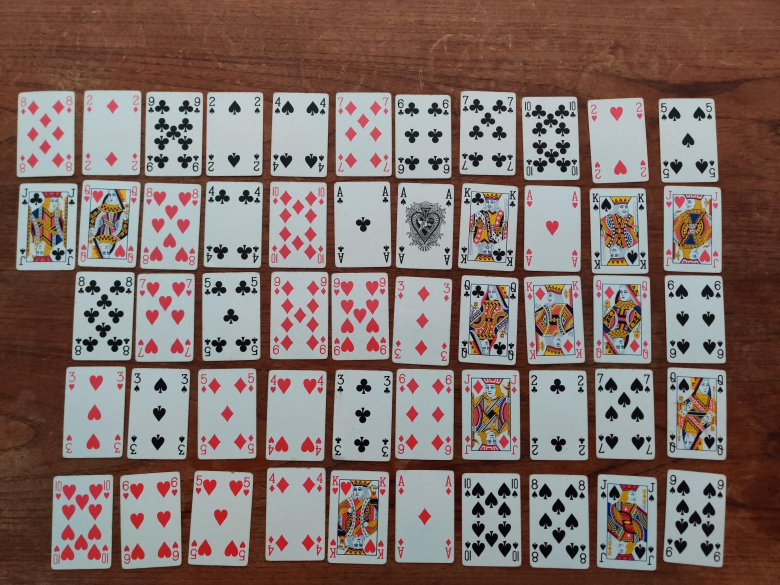
#> input picture test/all_mads.jpg, 1560 x 1170 px (shown at 1/2 size)
$ jupyter execute --allow-errors creating_playing_cards_dataset.ipynb   (shell and % lines are left out)   (older library calls are emulated)
#> lines starting #> are read from the running program, lines starting #| are printed output that depends on the picture; after the words box and inside, x2 and y2 are one past the last pixel; in counts of white or black regions, pixels touching at a corner belong together
# Creating a playing cards dataset
This notebook is a guide through the creation of a dataset of playing cards. The cards are labeled with their name (ex: "2c" for "2 of spades", "Kh" for King for hearts) and with the bounding boxes delimiting their printed corners.
> _Why bounding boxes around the corners, and not around the whole card ?_<br>Because in real conditions, more often than not, cards are partially covered. And the corner of a card is the minimum information you need to identify it.

This dataset can be used for the training of a neural net intended to detect/localize playing cards. It was used on the project __[Playing card detection with YOLO v3](https://youtu.be/pnntrewH0xg)__

# Prerequisites

### A. In addition to opencv and numpy, you need the following python packages :
1. **imgaug** : https://github.com/aleju/imgaug
> Helps with image augmentation
2. **shapely** : https://github.com/Toblerity/Shapely
> For the manipulation and analysis of geometric objects in the Cartesian plane. It is useful here when we want to check if the bounding box of a card corner is covered by another card
3. **tqdm** : https://github.com/tqdm/tqdm
> A progress bar tool. Not mandatory but convenient when you generate thousands of images

### B. Get the Describable Textures Dataset (DTD)
> A collection of textural images in the wild (https://www.robots.ox.ac.uk/~vgg/data/dtd/). It is probably not its original goal, but it is used here as an easy way to generate various backgrounds for our images.

### C. A real deck of cards
> This the only physical "data" you need. You have to make some measurements on the cards, and to take a picture/shoot a movie of each of the 52 cards of the deck. Everything else will be generated by scripts.

#### C.1 Measurements on the cards
Use a ruler to measure the dimensions as indicated in the image below.
For the corner* measures, the idea is to delimit one rectangular zone that can hold every value+suit. The size of the marks may vary with the value or the suit, so take the measures on the cards with the widest, the tallest symbols, and add one or two millimeters.

Report the measures in mm in the cell below (and don't forget to run the cell).

[cell 1]
cardW=57
cardH=87
cornerXmin=2
cornerXmax=8
cornerYmin=5
cornerYmax=18

# We convert the measures from mm to pixels: multiply by an arbitrary factor 'zoom'
# You shouldn't need to change this
zoom=4
cardW*=zoom
cardH*=zoom
cornerXmin=int(cornerXmin*zoom)
cornerXmax=int(cornerXmax*zoom)
cornerYmin=int(cornerYmin*zoom)
cornerYmax=int(cornerYmax*zoom)

#### C.2 Shoot one video per card
That's what I did in the project "Playing card detection with YOLO v3", and the scripts in this notebook were written to deal with videos. A video is interesting only if you can vary the brightness and color temperature of the light during the shot. Watch [Playing card detection with YOLO v3](https://www.youtube.com/watch?v=pnntrewH0xg&t=4m10s) to have an idea.
With hindsight, I am confident that you could use one picture per card instead of a video without affecting the efficiency of the neural net. The scripts could be easily adapted to deal with pictures.
Whether you use videos or pictures, the scene must be simple, with a uniform background behind the card, like below. This way, the extraction of the card from the scene will be easy.

## Imports

[cell 2]
import numpy as np
import cv2
import os
from tqdm import tqdm
import random
import os
import matplotlib.pyplot as plt
import matplotlib.image as mpimg
import matplotlib.patches as patches
import pickle
from glob import glob
import imgaug as ia
from imgaug import augmenters as iaa
from shapely.geometry import Polygon

## Some convenient functions used in this notebook

[cell 3]
def display_img(img,polygons=[],channels="bgr",size=9):
    """
        Function to display an inline image, and draw optional polygons (bounding boxes, convex hulls) on it.
        Use the param 'channels' to specify the order of the channels ("bgr" for an image coming from OpenCV world)
    """
    if not isinstance(polygons,list):
        polygons=[polygons]
    if channels=="bgr": # bgr (cv2 image)
        nb_channels=img.shape[2]
        if nb_channels==4:
            img=cv2.cvtColor(img,cv2.COLOR_BGRA2RGBA)
        else:
            img=cv2.cvtColor(img,cv2.COLOR_BGR2RGB)
    fig,ax=plt.subplots(figsize=(size,size))
    ax.set_facecolor((0,0,0))
    ax.imshow(img)
    for polygon in polygons:
        # An polygon has either shape (n,2),
        # either (n,1,2) if it is a cv2 contour (like convex hull).
        # In the latter case, reshape in (n,2)
        if len(polygon.shape)==3:
            polygon=polygon.reshape(-1,2)
        patch=patches.Polygon(polygon,linewidth=1,edgecolor='g',facecolor='none')
        ax.add_patch(patch)

# [31 lines left out: function give_me_filename, not called in this run]

# Define global variables

[cell 4]
data_dir="data" # Directory that will contain all kinds of data (the data we download and the data we generate)

if not os.path.isdir(data_dir):
    os.makedirs(data_dir)

card_suits=['s','h','d','c']
card_values=['A','K','Q','J','10','9','8','7','6','5','4','3','2']

# Pickle file containing the background images from the DTD
backgrounds_pck_fn=data_dir+"/backgrounds.pck"

# Pickle file containing the card images
cards_pck_fn=data_dir+"/cards.pck"


# imgW,imgH: dimensions of the generated dataset images
imgW=720
imgH=720


refCard=np.array([[0,0],[cardW,0],[cardW,cardH],[0,cardH]],dtype=np.float32)
refCardRot=np.array([[cardW,0],[cardW,cardH],[0,cardH],[0,0]],dtype=np.float32)
refCornerHL=np.array([[cornerXmin,cornerYmin],[cornerXmax,cornerYmin],[cornerXmax,cornerYmax],[cornerXmin,cornerYmax]],dtype=np.float32)
refCornerLR=np.array([[cardW-cornerXmax,cardH-cornerYmax],[cardW-cornerXmin,cardH-cornerYmax],[cardW-cornerXmin,cardH-cornerYmin],[cardW-cornerXmax,cardH-cornerYmin]],dtype=np.float32)
refCorners=np.array([refCornerHL,refCornerLR])

# Get Describable Textures Dataset (DTD)
A convenient way to generate backgrounds for the images of the cards dataset

### Download DTD (1x)

### Extract the DTD (1x)

### Load all *jpg from dtd subdirectories and save them in a pickle file (1x)

The next times, we will directly load the pickle file

[cell 5]
dtd_dir="./dtd/images/"
bg_images=[]
for subdir in glob(dtd_dir+"/*"):
    for f in glob(subdir+"/*.jpg"):
        bg_images.append(mpimg.imread(f))
print("Nb of images loaded :",len(bg_images))
print("Saved in :",backgrounds_pck_fn)
pickle.dump(bg_images,open(backgrounds_pck_fn,'wb'))

[cell 6]
# Clean-up
#!rm dtd-r1.0.1.tar.gz

### Load the backgounds pickle file in 'backgrounds'
'backgrounds' is an instance of the class Backgrounds
To get a random background image, call the method : backgrounds.get_random

[cell 7]
class Backgrounds():
    def __init__(self,backgrounds_pck_fn=backgrounds_pck_fn):
        self._images=pickle.load(open(backgrounds_pck_fn,'rb'))
        self._nb_images=len(self._images)
        print("Nb of images loaded :", self._nb_images)
    def get_random(self, display=False):
        bg=self._images[random.randint(0,self._nb_images-1)]
        if display: plt.imshow(bg)
        return bg

backgrounds = Backgrounds()

#> (a cell that did not finish here is left out)

# Extraction of the cards from pictures or video

### Define the alphamask
The alphamask has 2 purposes:
- clean the border of the detected cards,
- make that border transparent. Cards are not perfect rectangles because corners are rounded. We need to make transparent the zone between the real card and its bounding rectangle, otherwise this zone will be visible in the final generated images of the dataset

[cell 9]
bord_size=2 # bord_size alpha=0
alphamask=np.ones((cardH,cardW),dtype=np.uint8)*255
cv2.rectangle(alphamask,(0,0),(cardW-1,cardH-1),0,bord_size)
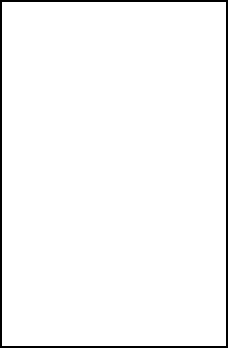
#> alphamask: shape (348, 228); 97.1% white; 1 black region, box (x1, y1, x2, y2) and area: (0, 0, 228, 348) 2288
cv2.line(alphamask,(bord_size*3,0),(0,bord_size*3),0,bord_size)
#> alphamask: shape (348, 228); 97.1% white; 1 black region, box (x1, y1, x2, y2) and area: (0, 0, 228, 348) 2303
cv2.line(alphamask,(cardW-bord_size*3,0),(cardW,bord_size*3),0,bord_size)
#> alphamask: shape (348, 228); 97.1% white; 1 black region, box (x1, y1, x2, y2) and area: (0, 0, 228, 348) 2313
cv2.line(alphamask,(0,cardH-bord_size*3),(bord_size*3,cardH),0,bord_size)
#> alphamask: shape (348, 228); 97.1% white; 1 black region, box (x1, y1, x2, y2) and area: (0, 0, 228, 348) 2323
cv2.line(alphamask,(cardW-bord_size*3,cardH),(cardW,cardH-bord_size*3),0,bord_size)
#> alphamask: shape (348, 228); 97.1% white; 1 black region, box (x1, y1, x2, y2) and area: (0, 0, 228, 348) 2329
plt.figure(figsize=(10,10))
plt.imshow(alphamask)

## Function extract_card
Extract from scene image (cv2/bgr) the part corresponding to the card and transforms it
to fit into the reference card shape.
We suppose here that the user facilitates as much as he can the extraction task by
making the scene image simple (one card on uniform backgroung, not too blurry, correct lighting,...)

[cell 10]
def varianceOfLaplacian(img):
    """
    Compute the Laplacian of the image and then return the focus
    measure, which is simply the variance of the Laplacian
    Source: A.Rosebrock, https://www.pyimagesearch.com/2015/09/07/blur-detection-with-opencv/
    """
    return cv2.Laplacian(img, cv2.CV_64F).var()

def extract_card (img, output_fn=None, min_focus=120, debug=False):
    """
    """

    imgwarp=None

    # Check the image is not too blurry
    focus=varianceOfLaplacian(img)
    if focus < min_focus:
        if debug: print("Focus too low :", focus)
        return False,None

    # Convert in gray color
    gray = cv2.cvtColor(img,cv2.COLOR_BGR2GRAY)

    # Noise-reducing and edge-preserving filter
    gray=cv2.bilateralFilter(gray,11,17,17)

    # Edge extraction
    edge=cv2.Canny(gray,30,200)

    # Find the contours in the edged image
    cnts, _ = cv2.findContours(edge.copy(), cv2.RETR_EXTERNAL, cv2.CHAIN_APPROX_SIMPLE)

    # We suppose that the contour with largest area corresponds to the contour delimiting the card
    cnt = sorted(cnts, key = cv2.contourArea, reverse = True)[0]

    # We want to check that 'cnt' is the contour of a rectangular shape
    # First, determine 'box', the minimum area bounding rectangle of 'cnt'
    # Then compare area of 'cnt' and area of 'box'
    # Both areas sould be very close
    rect=cv2.minAreaRect(cnt)
    box=cv2.boxPoints(rect)
    box=np.int0(box)
    areaCnt=cv2.contourArea(cnt)
    areaBox=cv2.contourArea(box)
    valid=areaCnt/areaBox>0.95

    if valid:
        # We want transform the zone inside the contour into the reference rectangle of dimensions (cardW,cardH)
        ((xr,yr),(wr,hr),thetar)=rect
        # Determine 'Mp' the transformation that transforms 'box' into the reference rectangle
        if wr>hr:
            Mp=cv2.getPerspectiveTransform(np.float32(box),refCard)
        else:
            Mp=cv2.getPerspectiveTransform(np.float32(box),refCardRot)
        # Determine the warped image by applying the transformation to the image
        imgwarp=cv2.warpPerspective(img,Mp,(cardW,cardH))
        # Add alpha layer
        imgwarp=cv2.cvtColor(imgwarp,cv2.COLOR_BGR2BGRA)

        # Shape of 'cnt' is (n,1,2), type=int with n = number of points
        # We reshape into (1,n,2), type=float32, before feeding to perspectiveTransform
        cnta=cnt.reshape(1,-1,2).astype(np.float32)
        # Apply the transformation 'Mp' to the contour
        cntwarp=cv2.perspectiveTransform(cnta,Mp)
        cntwarp=cntwarp.astype(np.int)

        # We build the alpha channel so that we have transparency on the
        # external border of the card
        # First, initialize alpha channel fully transparent
        alphachannel=np.zeros(imgwarp.shape[:2],dtype=np.uint8)
        # Then fill in the contour to make opaque this zone of the card
        cv2.drawContours(alphachannel,cntwarp,0,255,-1)

        # Apply the alphamask onto the alpha channel to clean it
        alphachannel=cv2.bitwise_and(alphachannel,alphamask)

        # Add the alphachannel to the warped image
        imgwarp[:,:,3]=alphachannel

        # Save the image to file
        if output_fn is not None:
            cv2.imwrite(output_fn,imgwarp)

    if debug:
        cv2.imshow("Gray",gray)
        cv2.imshow("Canny",edge)
        edge_bgr=cv2.cvtColor(edge,cv2.COLOR_GRAY2BGR)
        cv2.drawContours(edge_bgr,[box],0,(0,0,255),3)
        cv2.drawContours(edge_bgr,[cnt],0,(0,255,0),-1)
        cv2.imshow("Contour with biggest area",edge_bgr)
        if valid:
            cv2.imshow("Alphachannel",alphachannel)
            cv2.imshow("Extracted card",imgwarp)

    return valid,imgwarp

[cell 11]
# Test on one image
debug=False
img=cv2.imread("./test/all_mads.jpg")
#> img is the input picture: shape (1170, 1560, 3); mean B, G, R 106.5, 112.2, 129.5
display_img(img)
valid,card=extract_card(img, "./test/extracted_mads_card.png", debug=debug)
#> in extract_card, `focus=varianceOfLaplacian(img)`: focus = 1271
#> in extract_card, `gray = cv2.cvtColor(img,cv2.COLOR_BGR2GRAY)`:
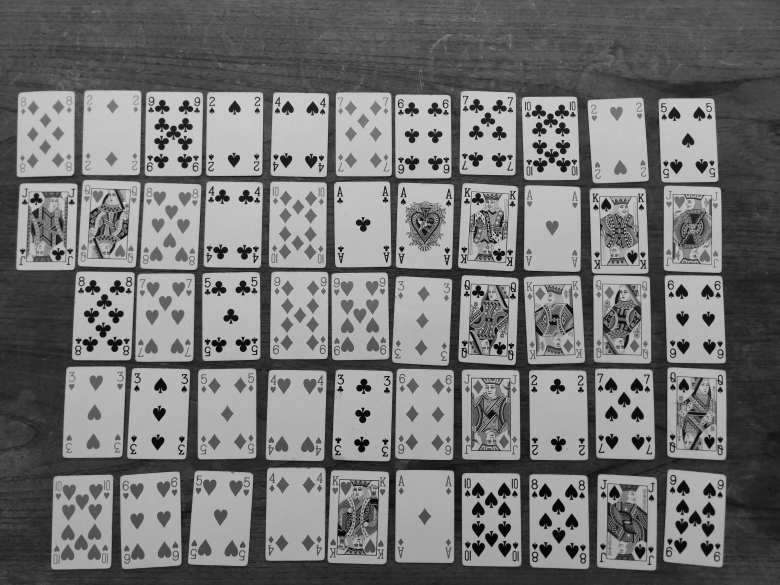
#> gray: shape (1170, 1560) (shown at 1/2 size); min 0, max 231, mean 116.7
#> in extract_card, `edge=cv2.Canny(gray,30,200)`:
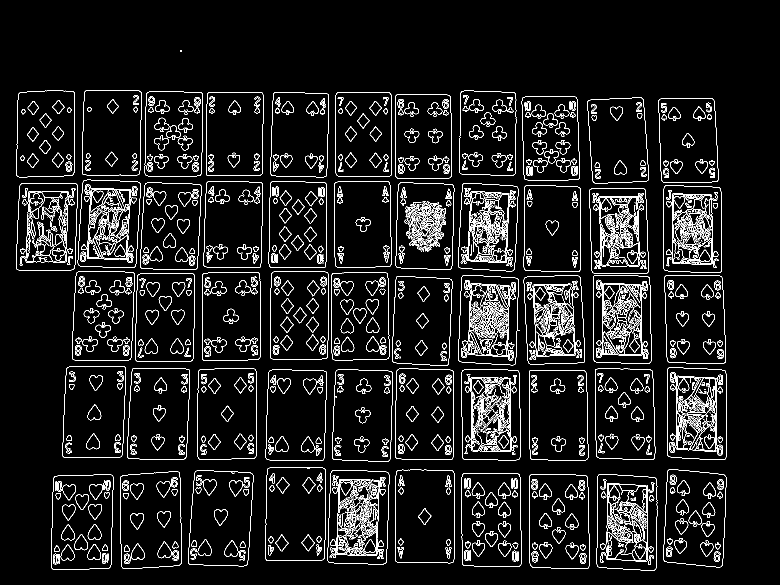
#> edge: shape (1170, 1560) (shown at 1/2 size); 6.8% white in thin lines or dots, all inside (x1, y1, x2, y2) = (32, 101, 1454, 1141)
#> in extract_card, `cnts, _ = cv2.findContours(edge.copy(), cv2.RETR_EXTERNAL, cv2.CHAIN_A..`: cnts = 53 contours, 1 with area under 20; largest, box (x1, y1, x2, y2) and area: (240, 943, 364, 1138) 22629, (102, 949, 227, 1140) 22486, (376, 941, 507, 1133) 22378, (1193, 948, 1315, 1141) 22208, (1058, 948, 1179, 1138) 22108
#> in extract_card, `cnt = sorted(cnts, key = cv2.contourArea, reverse = True)[0]`: cnt = contour of 69 points, box (x1, y1, x2, y2) (240, 943, 364, 1138), area 22629
#> in extract_card, `rect=cv2.minAreaRect(cnt)`: rect = ((301.1, 1040), (121.9, 192.8), -1.02)
#> in extract_card, `box=cv2.boxPoints(rect)`: box = [[241.9, 1137.5], [238.5, 944.8], [360.3, 942.6], [363.8, 1135.3]]
#> in extract_card, `box=np.int0(box)`: box = [[241, 1137], [238, 944], [360, 942], [363, 1135]]
#> in extract_card, `areaCnt=cv2.contourArea(cnt)`: areaCnt = 22629
#> in extract_card, `areaBox=cv2.contourArea(box)`: areaBox = 23552
#> in extract_card, `valid=areaCnt/areaBox>0.95`: valid = True
#> in extract_card, `((xr,yr),(wr,hr),thetar)=rect`: xr = 301.1; yr = 1040; wr = 121.9; hr = 192.8; thetar = -1.02
#> in extract_card, `Mp=cv2.getPerspectiveTransform(np.float32(box),refCardRot)`: Mp = [[-1.87, 0.029, 645.3], [-0.0296, -1.8, 2056.7], [-1.38e-18, -2.24e-18, 1]]
#> in extract_card, `imgwarp=cv2.warpPerspective(img,Mp,(cardW,cardH))`:
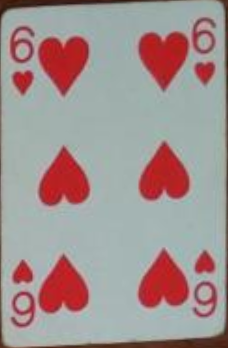
#> imgwarp: shape (348, 228, 3); mean B, G, R 144.7, 145.8, 162.1
#> in extract_card, `cnta=cnt.reshape(1,-1,2).astype(np.float32)`: cnta = 69 pairs, first value 240 to 363, second value 943 to 1137
#> in extract_card, `cntwarp=cv2.perspectiveTransform(cnta,Mp)`: cntwarp = 69 pairs, first value -1.04 to 226.8, second value -0.827 to 346.9
#> in extract_card, `cntwarp=cntwarp.astype(np.int)`: cntwarp = 69 pairs, first value -1 to 226, second value 0 to 346
#> in extract_card, `cv2.drawContours(alphachannel,cntwarp,0,255,-1)`:
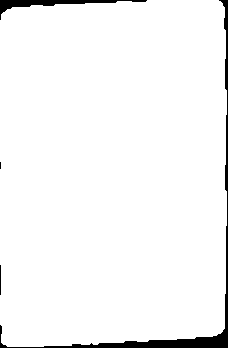
#> alphachannel: shape (348, 228); 96.5% white; 4 black regions (1 under 20 px), largest, box (x1, y1, x2, y2) and area: (0, 0, 228, 348) 2087, (0, 0, 147, 20) 658, (0, 265, 1, 295) 30
#> (the rest of the program and of its run is left out)
